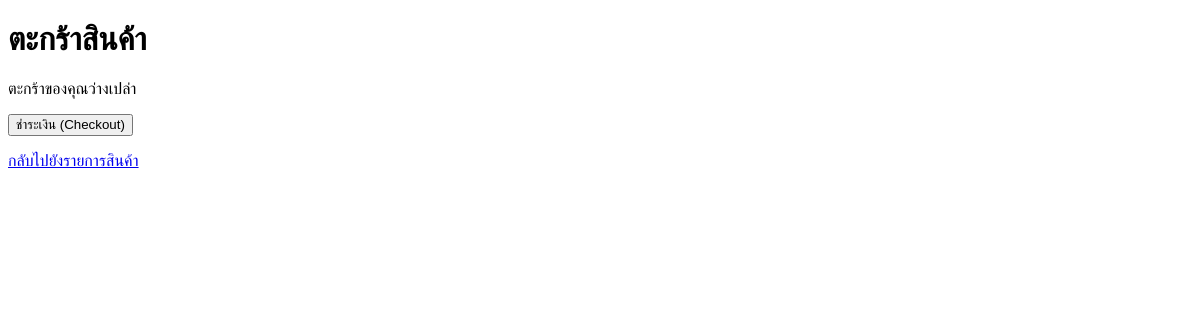
Before: /cart/ (signed in) with the older database file.
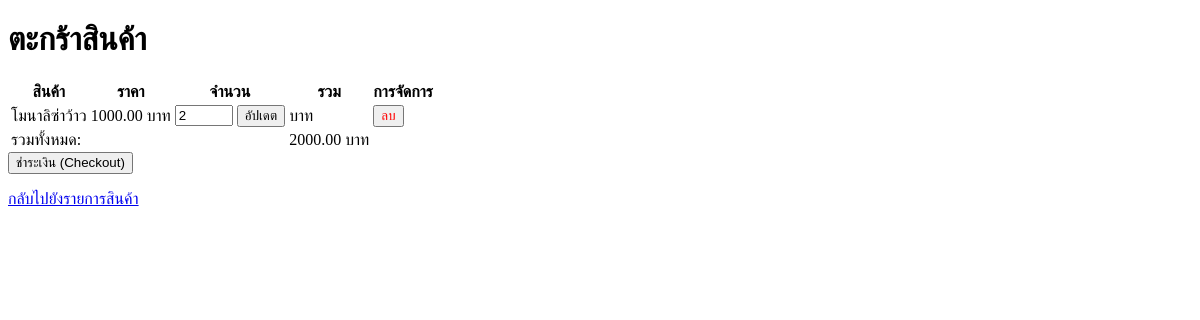
After: the same page with the newer database file.
### shop/models.py (models this page shows, shortened)
class CartItem(models.Model):
    cart = models.ForeignKey(Cart, on_delete=models.CASCADE, related_name='items')
    product = models.ForeignKey(Product, on_delete=models.CASCADE)
    quantity = models.PositiveIntegerField(default=1)

class Product(models.Model):
    SIZE_CHOICES = [
        ('S', 'Small'),
        ('M', 'Medium'),
        ('L', 'Large'),
        ('XL', 'Extra Large'),
        ('XXL', 'Double Extra Large'),
    ]
    name = models.CharField(max_length=255)
    description = models.TextField(blank=True)
    price = models.DecimalField(max_digits=10, decimal_places=2)
    quantity = models.IntegerField(default=1)
    size = models.CharField(max_length=3, choices=SIZE_CHOICES)
    category = models.ManyToManyField(Category, blank=True)
    image = models.ImageField(upload_to='products/', blank=True)

### shop/views.py (the view)
# urls.py: path('cart/', views.cart_detail, name='cart_detail'),
@login_required
def cart_detail(request):
    cart = get_or_create_cart(request.user)
    items = cart.items.select_related('product')
    total = sum(item.product.price * item.quantity for item in items)
    return render(request, 'shop/cart_detail.html', {
        'cart': cart,
        'items': items,
        'total': total,
    })

### shop/views.py (called while the page is built)
def get_or_create_cart(user):
    if user.is_authenticated:
        cart, created = Cart.objects.get_or_create(user=user)
        return cart
    else:
        cart = Cart.objects.create(user=None)
        return cart

### shop/templates/shop/cart_detail.html (shortened to what this page needs)
<!DOCTYPE html>
<html lang="th">
<head>
</head>
<body>
    <h1>ตะกร้าสินค้า</h1>
    {% if items %}
        <table>
            <thead>
                <tr>
                    <th>สินค้า</th>
                    <th>ราคา</th>
                    <th>จำนวน</th>
                    <th>รวม</th>
                    <th>การจัดการ</th>
                </tr>
            </thead>
            <tbody>
            {% for item in items %}
                <tr>
                    <td>{{ item.product.name }}</td>
                    <td>{{ item.product.price }} บาท</td>
                    <td>
                        <form method="post" action="{% url 'update_cart_item' item.id %}">
                            <input type="number" name="quantity" value="{{ item.quantity }}" min="1" style="width:50px;">
                            <button type="submit">อัปเดต</button>
                        </form>
                    </td>
                    <td>{{ item.product.price|floatformat:2|add:""|floatformat:2|add:item.quantity|floatformat:2 }} บาท</td>
                    <td>
                        <form method="post" action="{% url 'remove_from_cart' item.id %}">
                            <button type="submit" style="color:red;">ลบ</button>
                        </form>
                    </td>
                </tr>
            {% endfor %}
            <tr>
                <td colspan="3">รวมทั้งหมด:</td>
                <td>{{ total|floatformat:2 }} บาท</td>
                <td></td>
            </tr>
            </tbody>
        </table>
    {% else %}
        <p>ตะกร้าของคุณว่างเปล่า</p>
    {% endif %}
    <form method="post" action="{% url 'checkout' %}">
        <button type="submit">ชำระเงิน (Checkout)</button>
    </form>
    <p><a href="{% url 'product_list' %}">กลับไปยังรายการสินค้า</a></p>
</body>
</html>

Changed rows visible on the page:
added CartItem: product.name "โมนาลิซ่าว้าว", product.price "1000.00", quantity "2"
Other visible differences:
{{ total|floatformat:2 }}: (not shown) → "2000.00"
text no longer shown: "ตะกร้าของคุณว่างเปล่า"
text now shown: "สินค้า ราคา จำนวน รวม การจัดการ รวมทั้งหมด: บาท"
